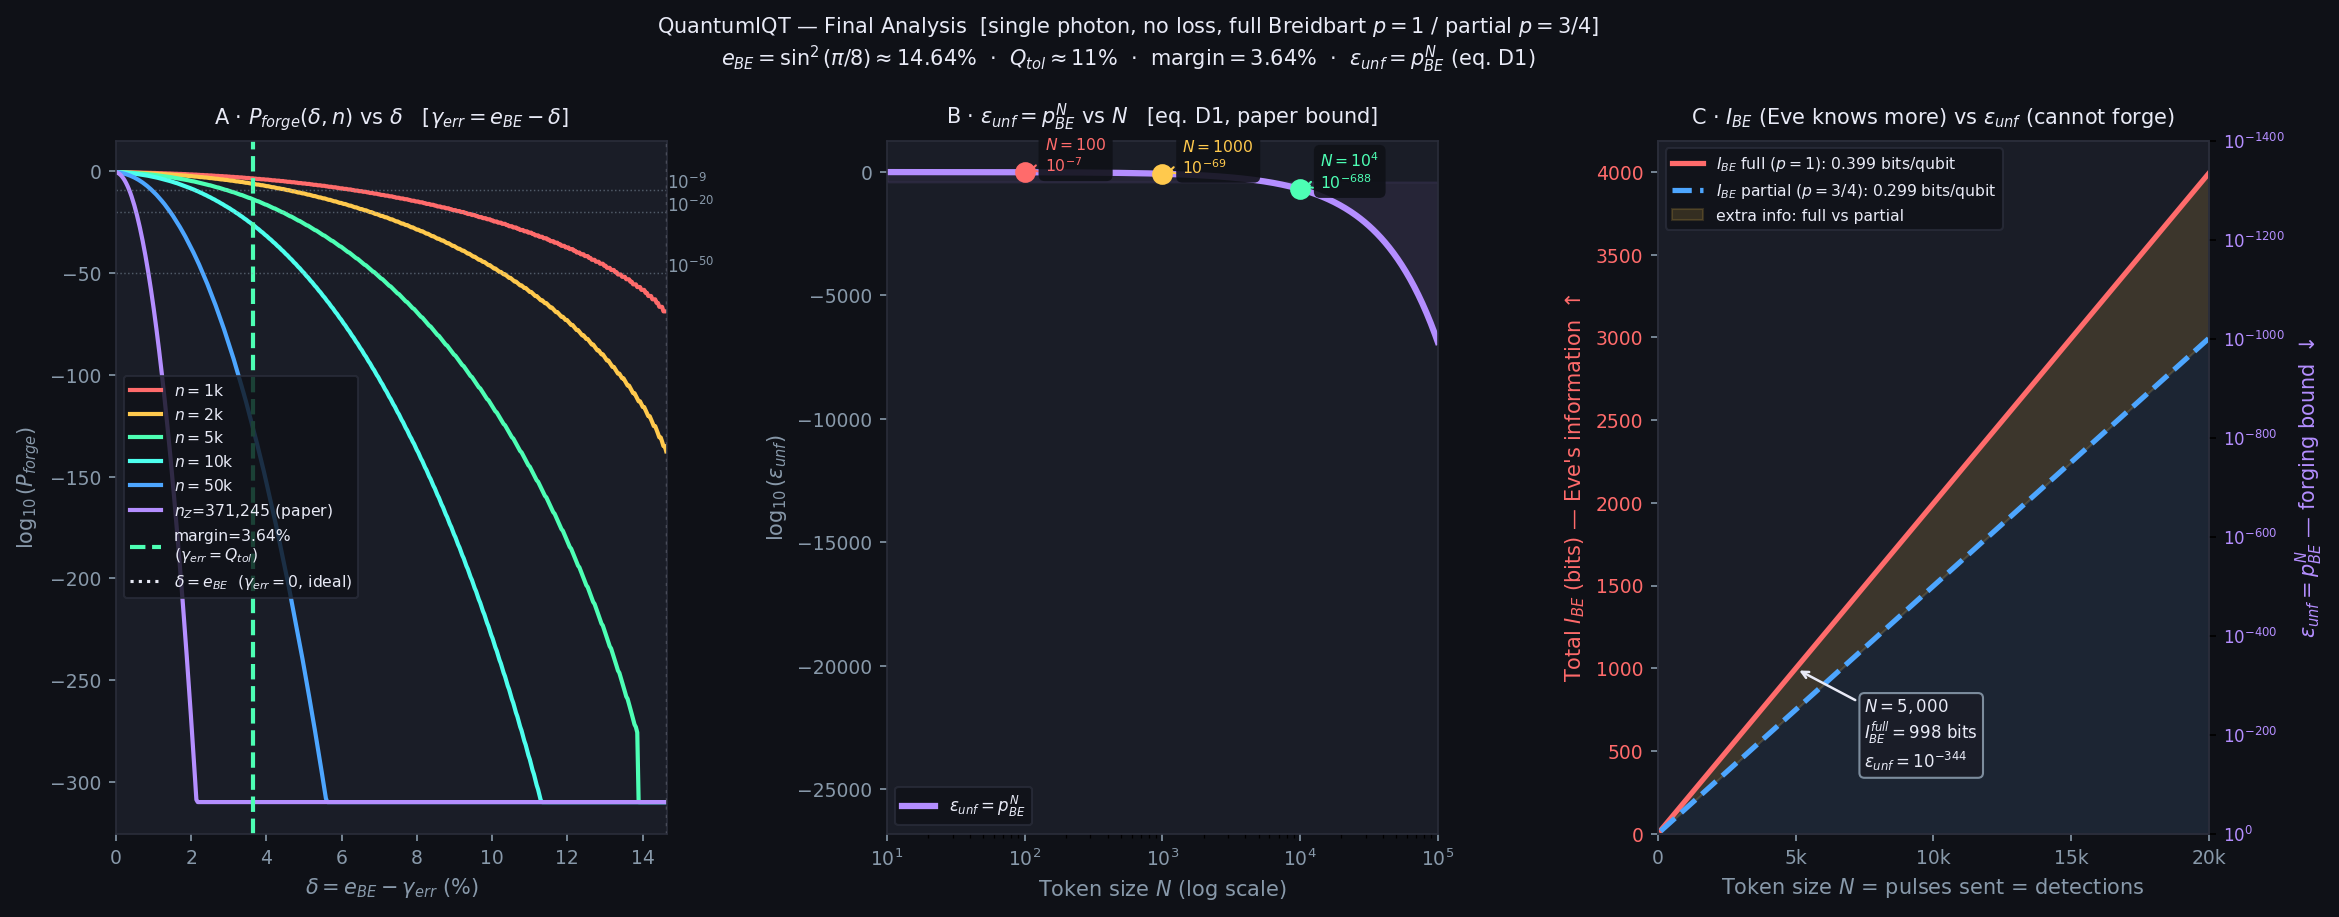

Write Python code to recreate this figure.
"""
QuantumIQT — Final Analysis
============================
Single photon, no loss, full channel.

Three panels:
  A — P_forge(delta, n) vs delta  [bank varies gamma_err = e_BE - delta]
  B — eps_unf = p_BE^N vs N       [paper's bound, eq. D1]
  C — Mutual information I_BE     [full vs partial Breidbart, vs N]
"""

import numpy as np
from scipy.optimize import brentq
from scipy.stats import binom
import matplotlib.pyplot as plt
import matplotlib.gridspec as gridspec

# ══════════════════════════════════════════════════════════════
# Protocol parameters
# ══════════════════════════════════════════════════════════════
N_PAPER   = 742_491          # Alice detections (Kent et al.)
N_Z_PAPER = N_PAPER // 2    # sub-token size

# ══════════════════════════════════════════════════════════════
# Derived constants
# ══════════════════════════════════════════════════════════════
p_BE = 0.5 + 0.5/np.sqrt(2)
e_BE = 1 - p_BE              # = sin^2(pi/8) ~ 0.1464

def h(q):
    if q<=0 or q>=1: return 0.0
    return -q*np.log2(q) - (1-q)*np.log2(1-q)

Q_tol  = brentq(lambda q: h(q)-0.5, 0.001, 0.499)
margin = e_BE - Q_tol        # ~ 3.64%

# Mutual information per qubit
I_BE_full    = 1 - h(e_BE)              # full Breidbart p=1
I_BE_partial = 0.75 * (1 - h(e_BE))    # partial Breidbart p=3/4

print("="*60)
print("  Final Analysis")
print("="*60)
print(f"  e_BE          = {e_BE:.6f}  ({e_BE*100:.2f}%)")
print(f"  Q_tol         = {Q_tol:.6f}  ({Q_tol*100:.2f}%)")
print(f"  margin        = {margin*100:.4f}%")
print(f"  I_BE full     = {I_BE_full:.4f} bits/qubit  (p=1)")
print(f"  I_BE partial  = {I_BE_partial:.4f} bits/qubit  (p=3/4)")
print(f"  eps_unf(N=1000) = p_BE^1000 = 10^({1000*np.log10(p_BE):.1f})")
# ══════════════════════════════════════════════════════════════
# Delta sweep table (printed to terminal)
# ══════════════════════════════════════════════════════════════
from scipy.stats import norm as _norm

def _n_min_approx(eps, delta):
    z = _norm.ppf(eps)
    return int(np.ceil(z**2 * e_BE*(1-e_BE) / delta**2))

def _n_min_exact(eps, delta):
    from scipy.stats import binom as _binom
    for n in range(100, 5_000_001, 100):
        k = int((e_BE-delta)*n)
        if k < 0: return n
        if _binom.cdf(k, n, e_BE) <= eps:
            return n
    return np.nan

named_deltas = [
    ("margin = e_BE - Q_tol",    margin),
    ("1.5 x margin",             margin*1.5),
    ("2 x margin",               margin*2.0),
    ("delta = 5%",               0.05),
    ("delta = e_BE/2",           e_BE/2),
    ("delta = 0.75*e_BE",        e_BE*0.75),
    ("delta = 0.9*e_BE",         e_BE*0.9),
    ("delta = e_BE  (ideal IQT)", e_BE*0.999),
]
eps_list = [1e-6, 1e-9, 1e-20]

print()
print("="*90)
print("  Delta sweep: delta = e_BE - gamma_err")
print("="*90)
print(f"  {'delta':>8}  {'gamma_err':>10}  {'label':28}", end="")
for eps in eps_list:
    print(f"  n_min(1e{int(np.log10(eps))})", end="")
print()
print("  "+"-"*90)
for label, delta in named_deltas:
    ge = e_BE - delta
    print(f"  {delta*100:>7.3f}%  {ge*100:>9.3f}%  {label:28}", end="")
    for eps in eps_list:
        ne = _n_min_exact(eps, delta)
        na = _n_min_approx(eps, delta)
        if np.isnan(ne):
            print(f"  {'N/A':>14}", end="")
        else:
            print(f"  {ne:>6,}/{na:>6,}", end="")
    print()
print("  Format: exact/approx")
print()



# ══════════════════════════════════════════════════════════════
# Figure
# ══════════════════════════════════════════════════════════════
fig = plt.figure(figsize=(18, 6))
fig.patch.set_facecolor('#0f1117')
DARK='#0f1117'; PANEL='#1a1d27'
BLUE='#4da6ff'; CORAL='#ff6b6b'; GREEN='#4dffb4'
AMBER='#ffc94d'; GRAY='#8899aa'; WHITE='#e8eaf6'; PURPLE='#b48eff'
TEAL='#4dffee'

def sa(ax, title):
    ax.set_facecolor(PANEL)
    ax.tick_params(colors=GRAY, labelsize=9)
    ax.spines[:].set_color('#2a2d3a')
    ax.set_title(title, color=WHITE, fontsize=10, pad=8)
    for l in ax.get_xticklabels()+ax.get_yticklabels():
        l.set_color(GRAY)
    ax.xaxis.label.set_color(GRAY)
    ax.yaxis.label.set_color(GRAY)

gs = gridspec.GridSpec(1, 3, figure=fig, wspace=0.40)

# ── Panel A: P_forge vs delta ──────────────────────────────────
ax = fig.add_subplot(gs[0])
sa(ax, r'A · $P_{forge}(\delta, n)$ vs $\delta$'
       r'   [$\gamma_{err} = e_{BE} - \delta$]')

delta_arr = np.linspace(1e-4, e_BE*0.999, 400)
n_values  = [1000, 2000, 5000, 10000, 50000, N_Z_PAPER]
colors_n  = [CORAL, AMBER, GREEN, TEAL, BLUE, PURPLE]

for n_val, col in zip(n_values, colors_n):
    pf = np.array([binom.cdf(int((e_BE-d)*n_val), n_val, e_BE)
                   for d in delta_arr])
    log_pf = np.log10(np.maximum(pf, 1e-310))
    lbl = f'$n={n_val//1000}$k' if n_val < N_Z_PAPER else f'$n_Z$={n_val:,} (paper)'
    ax.plot(delta_arr*100, log_pf, color=col, lw=2, label=lbl)

# key vertical lines
ax.axvline(margin*100, color=GREEN, lw=2, ls='--',
           label=f'margin={margin*100:.2f}%\n'
                 r'($\gamma_{err}=Q_{tol}$)')
ax.axvline(e_BE*100,   color=WHITE, lw=1.5, ls=':',
           label=r'$\delta=e_{BE}$  ($\gamma_{err}=0$, ideal)')

# security references
for val, lbl in [(-9,'$10^{-9}$'), (-20,'$10^{-20}$'), (-50,'$10^{-50}$')]:
    ax.axhline(val, color=GRAY, lw=0.7, ls=':', alpha=0.5)
    ax.text(e_BE*100, val+0.5, lbl, color=GRAY, fontsize=8)

ax.set_xlabel(r'$\delta = e_{BE} - \gamma_{err}$ (%)')
ax.set_ylabel(r'$\log_{10}(P_{forge})$')
ax.set_xlim(0, e_BE*100)
ax.legend(fontsize=7.5, facecolor=DARK, labelcolor=WHITE,
          edgecolor='#2a2d3a')

# ── Panel B: eps_unf = p_BE^N vs N ────────────────────────────
ax2 = fig.add_subplot(gs[1])
sa(ax2, r'B · $\varepsilon_{unf} = p_{BE}^N$ vs $N$   [eq. D1, paper bound]')
 
N_cont   = np.logspace(1, 5, 400)
log_eu   = N_cont * np.log10(p_BE)
ax2.plot(N_cont, log_eu, color=PURPLE, lw=3,
         label=r'$\varepsilon_{unf}=p_{BE}^N$')
 
# shade region
ax2.fill_between(N_cont, log_eu, -400,
                 alpha=0.08, color=PURPLE)
 
# mark key N values
for N_val, col, lbl in [
    (100,       CORAL,  '$N=100$'),
    (1000,      AMBER,  '$N=1000$'),
    (10000,     GREEN,  '$N=10^4$'),
    (N_Z_PAPER, BLUE,   f'Paper $n_Z$={N_Z_PAPER:,}'),
]:
    log_val = N_val * np.log10(p_BE)
    ax2.scatter([N_val], [log_val], color=col, s=80, zorder=6)
    ax2.annotate(f'{lbl}\n$10^{{{log_val:.0f}}}$',
             xy=(N_val, log_val),
             xytext=(N_val*1.4, log_val+15),
             color=col, fontsize=7.5,
             arrowprops=dict(arrowstyle='->', color=col, lw=1),
             bbox=dict(boxstyle='round,pad=0.4', facecolor=DARK,
                       edgecolor='none', alpha=0.9))
 
ax2.set_xscale('log')
ax2.set_xlabel('Token size $N$ (log scale)')
ax2.set_ylabel(r'$\log_{10}(\varepsilon_{unf})$')
ax2.set_xlim(N_cont[0], N_cont[-1])
ax2.legend(fontsize=8, facecolor=DARK, labelcolor=WHITE,
           edgecolor='#2a2d3a')

# ── Panel C: I_BE + eps_unf vs N ─────────────────────────────
ax3 = fig.add_subplot(gs[2])
sa(ax3, r'C · $I_{BE}$ (Eve knows more) vs $\varepsilon_{unf}$ (cannot forge)')

N_mi = np.linspace(100, 20000, 500)
I_full_total    = I_BE_full    * N_mi / 2
I_partial_total = I_BE_partial * N_mi / 2
log_eu          = N_mi * np.log10(p_BE)

# Left axis: total I_BE
ax3.plot(N_mi, I_full_total,    color=CORAL, lw=2.5,
         label=f'$I_{{BE}}$ full ($p=1$): {I_BE_full:.3f} bits/qubit')
ax3.plot(N_mi, I_partial_total, color=BLUE,  lw=2.5, ls='--',
         label=f'$I_{{BE}}$ partial ($p=3/4$): {I_BE_partial:.3f} bits/qubit')

ax3.fill_between(N_mi, I_partial_total, I_full_total,
                 alpha=0.15, color=AMBER, label='extra info: full vs partial')
ax3.fill_between(N_mi, 0, I_partial_total, alpha=0.06, color=BLUE)
ax3.set_ylabel('Total $I_{BE}$ (bits) — Eve\'s information $\\uparrow$',
               color=CORAL)
ax3.tick_params(axis='y', labelcolor=CORAL)

# Right axis: eps_unf as tick labels only — no line
ax3r = ax3.twinx()
ax3r.set_facecolor(PANEL)
ax3r.spines[:].set_color('#2a2d3a')
ax3r.set_ylim(0, abs(log_eu[-1]))
ax3r.set_yticks([0, 200, 400, 600, 800, 1000, 1200, 1400])
ax3r.set_yticklabels(
    ['$10^{0}$', '$10^{-200}$', '$10^{-400}$',
     '$10^{-600}$', '$10^{-800}$', '$10^{-1000}$',
     '$10^{-1200}$', '$10^{-1400}$'],
    color=PURPLE, fontsize=8)
    
ax3r.tick_params(axis='y', labelcolor=PURPLE)
ax3r.set_ylabel(r'$\varepsilon_{unf}=p_{BE}^N$ — forging bound $\downarrow$',
                color=PURPLE)

# annotate the contrast at N=5000
N_ann = 5000
I_f   = I_BE_full * N_ann/2
eu_a  = N_ann * np.log10(p_BE)
ax3.annotate(
    f'$N={N_ann:,}$\n'
    f'$I_{{BE}}^{{full}}={I_f:.0f}$ bits\n'
    f'$\\varepsilon_{{unf}}=10^{{{eu_a:.0f}}}$',
    xy=(N_ann, I_f), xytext=(N_ann+2500, I_f-600),
    color=WHITE, fontsize=8,
    arrowprops=dict(arrowstyle='->', color=WHITE, lw=1.2),
    bbox=dict(boxstyle='round,pad=0.3', facecolor=PANEL,
              edgecolor=GRAY, alpha=0.9))

ax3.set_xlim(0, 20000)
ax3.set_xticks([0, 5000, 10000, 15000, 20000])
ax3.set_xticklabels(['0', '5k', '10k', '15k', '20k'])
ax3.set_xlabel('Token size $N$ = pulses sent = detections')
ax3.set_ylim(0)

l1, n1 = ax3.get_legend_handles_labels()
l2, n2 = ax3r.get_legend_handles_labels()
ax3.legend(l1+l2, n1+n2, fontsize=7.5, facecolor=DARK,
           labelcolor=WHITE, edgecolor='#2a2d3a', loc='upper left')

fig.suptitle(
    r'QuantumIQT — Final Analysis  '
    r'[single photon, no loss, full Breidbart $p=1$ / partial $p=3/4$]'
    '\n'
    r'$e_{BE}=\sin^2(\pi/8)\approx14.64\%$  $\cdot$  '
    r'$Q_{tol}\approx11\%$  $\cdot$  '
    r'margin$=3.64\%$  $\cdot$  '
    r'$\varepsilon_{unf}=p_{BE}^N$ (eq. D1)',
    color=WHITE, fontsize=10, y=1.02
)
 
plt.savefig('/Users/ruchithareja/Documents/Python Decoy/Quantum Token Python/IQT/final_analysis.png',
            dpi=150, bbox_inches='tight', facecolor=DARK)
print("\nFigure saved.")
plt.show()
plt.close()
